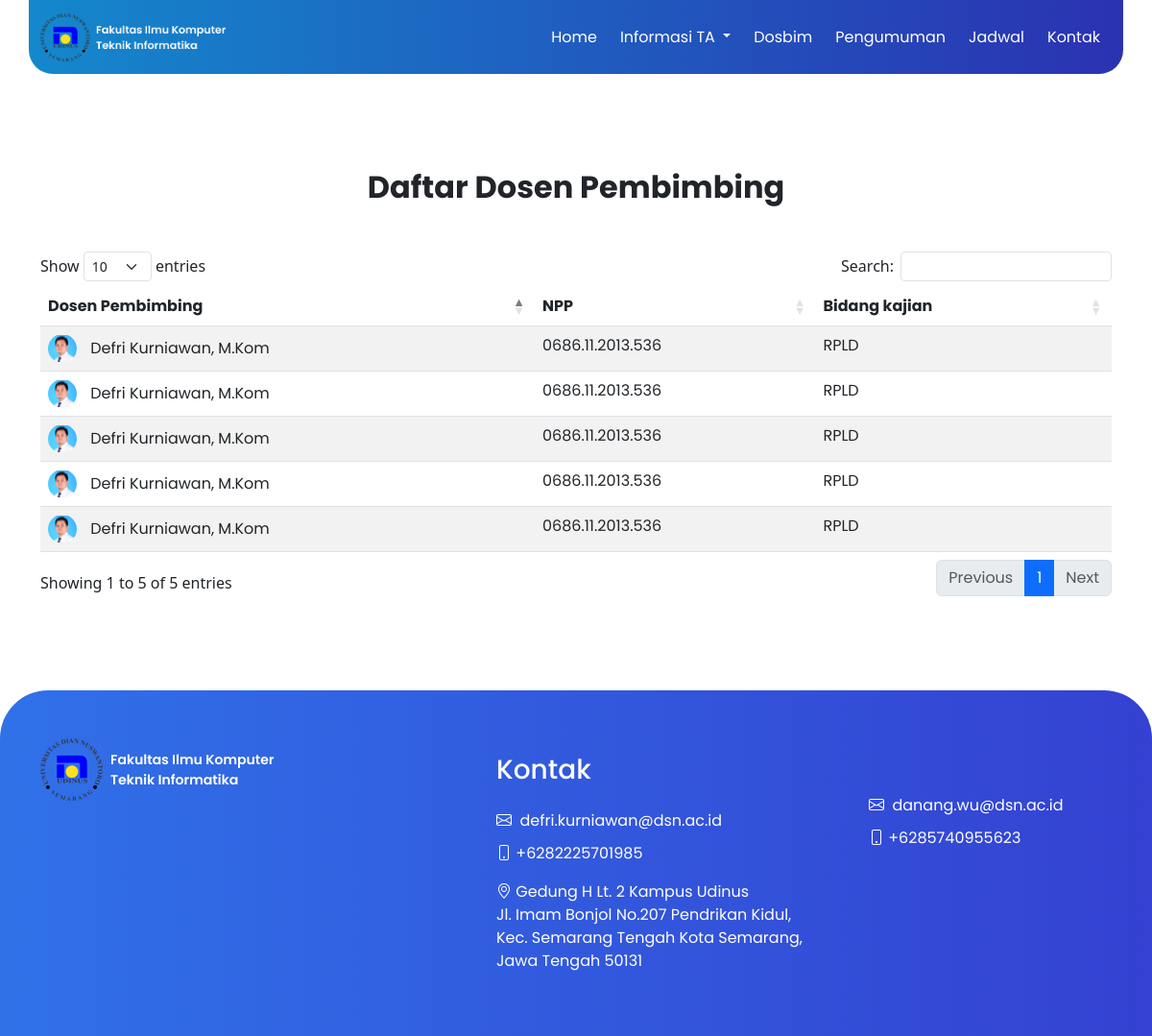
Before: /index.php/dashboard/dosbim with the older database file.
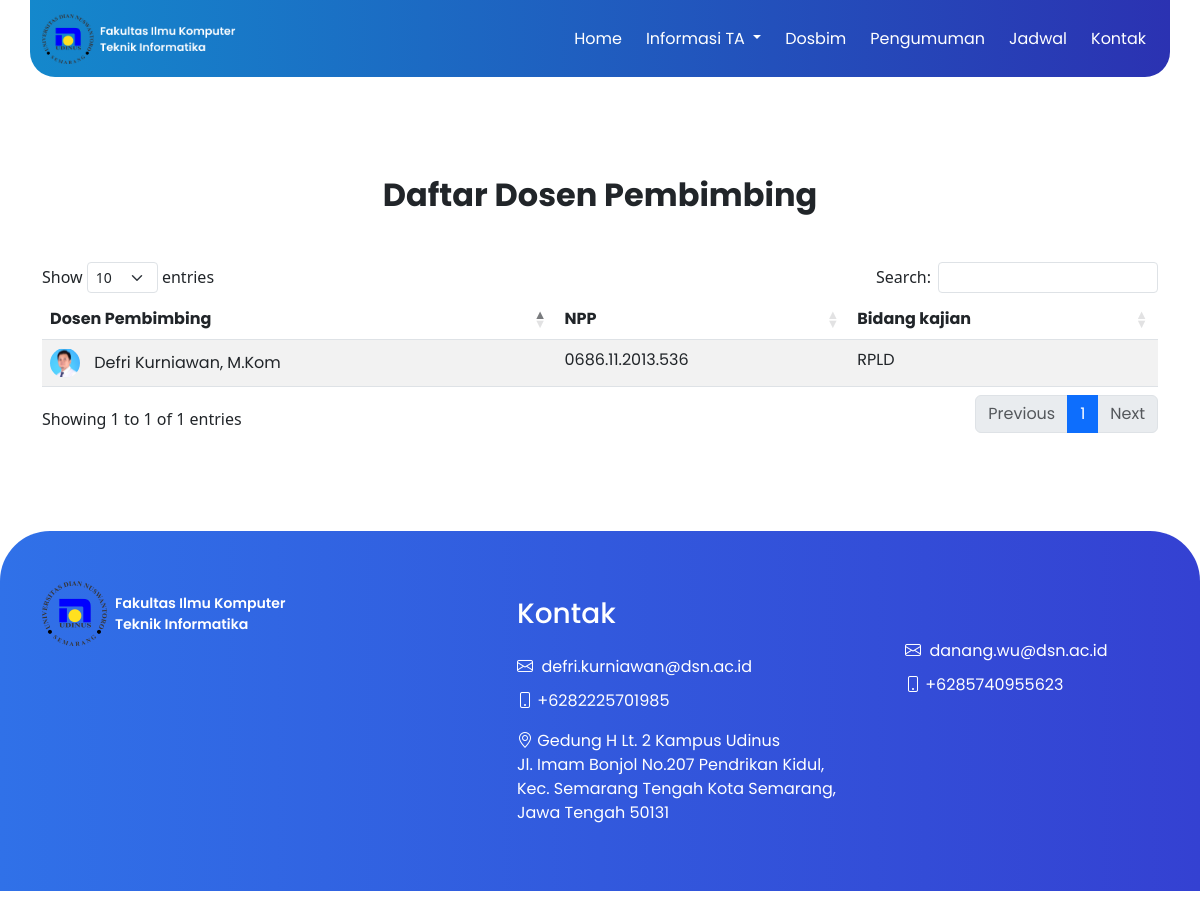
After: the same page with the newer database file.
### tables this page shows
CREATE TABLE `tb_dosbim` (
  `id` int(11) NOT NULL,
  `npp` varchar(128) NOT NULL,
  `nama` varchar(128) NOT NULL,
  `bidang` varchar(128) NOT NULL,
  `gambar` varchar(128) NOT NULL
);

### application/controllers/Dashboard.php (called while the page is built, shortened)
<?php
class Dashboard extends CI_Controller
{
    public function dosbim()
    {
        $data['dosbim'] = $this->model_dosbim->getDosbim();
        $this->load->view('layout/front-header');
        $this->load->view('layout/front-navbar');
        $this->load->view('front-end/dosbim', $data);
        $this->load->view('layout/front-footer');
    }
}

### index.php (called while the page is built, shortened)
<?php
require_once BASEPATH.'core/CodeIgniter.php';

### application/models/model_dosbim.php (called while the page is built, shortened)
<?php
class model_dosbim extends CI_Model
{
    public function getDosbim()
    {
        $query = $this->db->get('tb_dosbim');
        return $query->result();
    }
}

### application/views/front-end/dosbim.php (the view, shortened to what this page needs)
<section class="bg-white py-5" style="margin-top: 104px; margin-bottom: 8px;">
    <div class="row">
        <div class="col-lg-12">
            <div class="text-center mb-5 mt-4">
                <h2 class="display-7 fw-bolder mb-5 "><span class="text-gradient d-inline ">Daftar Dosen
                        Pembimbing</span></h2>
            </div>
        </div>
    </div>
    <div class="container">
        <table id="example" class="table table-striped" style="width:100%">
            <thead>
                <tr>
                    <th>Dosen Pembimbing</th>
                    <th>NPP</th>
                    <th>Bidang kajian</th>
                </tr>
            </thead>
            <tbody>
                <?php foreach ($dosbim as $dsn): ?>
                    <tr>
                        <td>
                            <a href="<?php echo base_url('uploads/' . $dsn->gambar); ?>" data-lightbox="avatar">
                                <img src="<?php echo base_url('uploads/' . $dsn->gambar); ?>" alt=" Avatar"
                                    style="border-radius: 50%; width: 30px; height: 30px; margin-right: 10px;">
                            </a>
                            <span>
                                <?php echo $dsn->nama; ?>
                            </span>
                        </td>
                        <td>
                            <?php echo $dsn->npp; ?>
                        </td>
                        <td>
                            <?php echo $dsn->bidang; ?>
                        </td>
                    </tr>
                <?php endforeach; ?>
            </tbody>
        </table>
    </div>
</section>

Changed rows visible on the page:
removed tb_dosbim: gambar (picture), nama "Defri Kurniawan, M.Kom", npp "0686.11.2013.536", bidang "RPLD"
removed tb_dosbim: gambar (picture), nama "Defri Kurniawan, M.Kom", npp "0686.11.2013.536", bidang "RPLD"
removed tb_dosbim: gambar (picture), nama "Defri Kurniawan, M.Kom", npp "0686.11.2013.536", bidang "RPLD"
removed tb_dosbim: gambar (picture), nama "Defri Kurniawan, M.Kom", npp "0686.11.2013.536", bidang "RPLD"
Other visible differences:
text written by a page script: "Show entries Search: Showing 1 to 5 of 5 entries Previous 1 Next" → "Show entries Search: Showing 1 to 1 of 1 entries Previous 1 Next"
